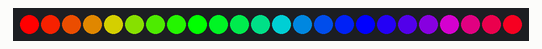
Simulated run of this sketch. Board: Arduino Uno, built with avr-gcc and run on an emulated ATmega328P. On the bench: 24 RGB LEDs in strip order, left to right.

Above: at 0.15 s.
At 6.59 s:
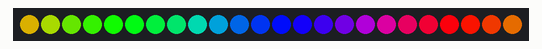
At 9.35 s:
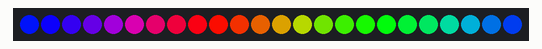
At 19.46 s:
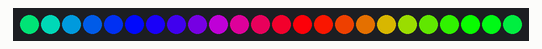
At 30.19 s:
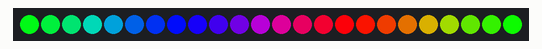
At 39.69 s:
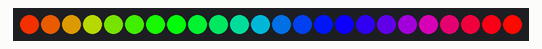

The sketch:

NeopixelRing.ino
```cpp
// Progetto di Ivan Cristina
// Catania, 23/03/2018
// Il progetto utilizza un Arduino Uno Rev.3 ed un Adafruit NeoPixel Ring a 24 LEDs.
// Seguire la relazione per tutta la documentazione

#include <Adafruit_NeoPixel.h>
#ifdef __AVR__
  #include <avr/power.h>
#endif

#define PIN 6

// Parametro 1 = numero di pixel nell'anello strip
// Parametro 2 = numero pin Arduino (qualunque PWM va bene)
// Parametro 3 = flag del tipo di pixel, vanno aggiunte tutte se necessario:
//   NEO_KHZ800  bitstream a 800 KHz (la maggior parte dei prodotti NeoPixel, tra cui i LED WS2812)
//   NEO_KHZ400  bitstream a 400 KHz (pixel FLORA classic 'v1' (non v2), driver dei LED WS2811)
//   NEO_GRB     Pixel collegati per bitstream di tipo GRB (la maggior parte dei prodotti NeoPixel)
//   NEO_RGB     Pixel collegati per bitstream di tipo RGB (pixel FLORA v1, non v2)
//   NEO_RGBW    Pixel collegati per bitstream di tipo RGBW (prodotti NeoPixel RGBW)
Adafruit_NeoPixel strip = Adafruit_NeoPixel(24, PIN, NEO_GRB + NEO_KHZ800);

// IMPORTANTE: Per ridurre il rischio di burnout del NeoPixel, è consigliabile aggiungere un
// capacitore da 1000 uF ed una resistenza da 300 - 500 Ohm, minimizzare la distanza tra Arduino e
// la strip. Inoltre connettere la GND prima, se possibile.

void setup() {
  // Necessarie alla scheda Trinket 5V 16MHz, è possibile rimuovere queste righe se non necessarie
  #if defined (__AVR_ATtiny85__)
    if (F_CPU == 16000000) clock_prescale_set(clock_div_1);
  #endif
  // Fine del codice


  strip.begin();  // Iniziallizza la strip in sè
  strip.show();   // Spegne tutti i pixel (show niente, per cui i pixel vengono spenti)
}

void loop() {
  //cerchio();
  //corsa();
  //colori(20);
  arcobaleno(20);
  //corsa_arcobaleno(50);
}

// Prima funzione principale, accende tutti i pixel uno dietro l'altro con un determinato colore
void assegna_colori(uint32_t c, uint8_t wait) {
  for(uint16_t i=0; i<strip.numPixels(); i++) {
    strip.setPixelColor(i, c);
    strip.show();
    delay(wait);
  }
}

// Seconda funzione principale, le luci si accendono in modo alternato (detto stile "theater-chase")
void funzione_corsa(uint32_t c, uint8_t wait) {
  for (int j=0; j<10; j++) {  // 10 cicli di inseguimento
    for (int q=0; q < 3; q++) {
      for (uint16_t i=0; i < strip.numPixels(); i=i+3) {
        strip.setPixelColor(i+q, c);    // Accende ogni terzo pixel
      }
      strip.show();

      delay(wait);

      for (uint16_t i=0; i < strip.numPixels(); i=i+3) {
        strip.setPixelColor(i+q, 0);        // Spegne ogni terzo pixel
      }
    }
  }
}

// Questa funzione mostra un accensione in senso orario, tramite il colore impostato:
void cerchio() {
  assegna_colori(strip.Color(255, 0, 0), 50); // Rosso
  assegna_colori(strip.Color(0, 255, 0), 50); // Verde
  assegna_colori(strip.Color(0, 0, 255), 50); // Blu
  assegna_colori(strip.Color(255, 255, 255), 50); // Bianco
}

// Ricrea l'effetto "chase", ovvero la rincorsa dei pixel:
void corsa() {
  funzione_corsa(strip.Color(127, 127, 127), 50); // Grigio
  funzione_corsa(strip.Color(127, 0, 0), 50); // Rosso
  funzione_corsa(strip.Color(0, 0, 127), 50); // Blu
}

// Applica un colore dinamico a tutti i LEDs
void colori(uint8_t wait) {
  uint16_t i, j;

  for(j=0; j<256; j++) {
    for(i=0; i<strip.numPixels(); i++) {
      strip.setPixelColor(i, Ruota((i+j) & 255));
    }
    strip.show();
    delay(wait);
  }
}

// Leggermente differente, distribuisce i colori in modo da ricreare un effetto arcobaleno
void arcobaleno(uint8_t wait) {
  uint16_t i, j;

  for(j=0; j<256*5; j++) { // 5 cicli di tutti i colori a ruota
    for(i=0; i< strip.numPixels(); i++) {
      strip.setPixelColor(i, Ruota(((i * 256 / strip.numPixels()) + j) & 255));
    }
    strip.show();
    delay(wait);
  }
}

// Simile alla funzione "corsa", ma con applicatovi l'effetto "arcobaleno"
void corsa_arcobaleno(uint8_t wait) {
  for (int j=0; j < 256; j++) {     // ciclo di 256 colori a ruota
    for (int q=0; q < 3; q++) {
      for (uint16_t i=0; i < strip.numPixels(); i=i+3) {
        strip.setPixelColor(i+q, Ruota( (i+j) % 255));    // Accende ogni terzo pixel
      }
      strip.show();

      delay(wait);

      for (uint16_t i=0; i < strip.numPixels(); i=i+3) {
        strip.setPixelColor(i+q, 0);        // Spegne ogni terzo pixel
      }
    }
  }
}

// Manda un valore da 0 a 255 in modo da assegnare un colore.
// I colori sono una transizione R - G - B, per ricominciare con R.
uint32_t Ruota(byte RuotaPos) {
  RuotaPos = 255 - RuotaPos;
  if(RuotaPos < 85) {
    return strip.Color(255 - RuotaPos * 3, 0, RuotaPos * 3);
  }
  if(RuotaPos < 170) {
    RuotaPos -= 85;
    return strip.Color(0, RuotaPos * 3, 255 - RuotaPos * 3);
  }
  RuotaPos -= 170;
  return strip.Color(RuotaPos * 3, 255 - RuotaPos * 3, 0);
}
```
